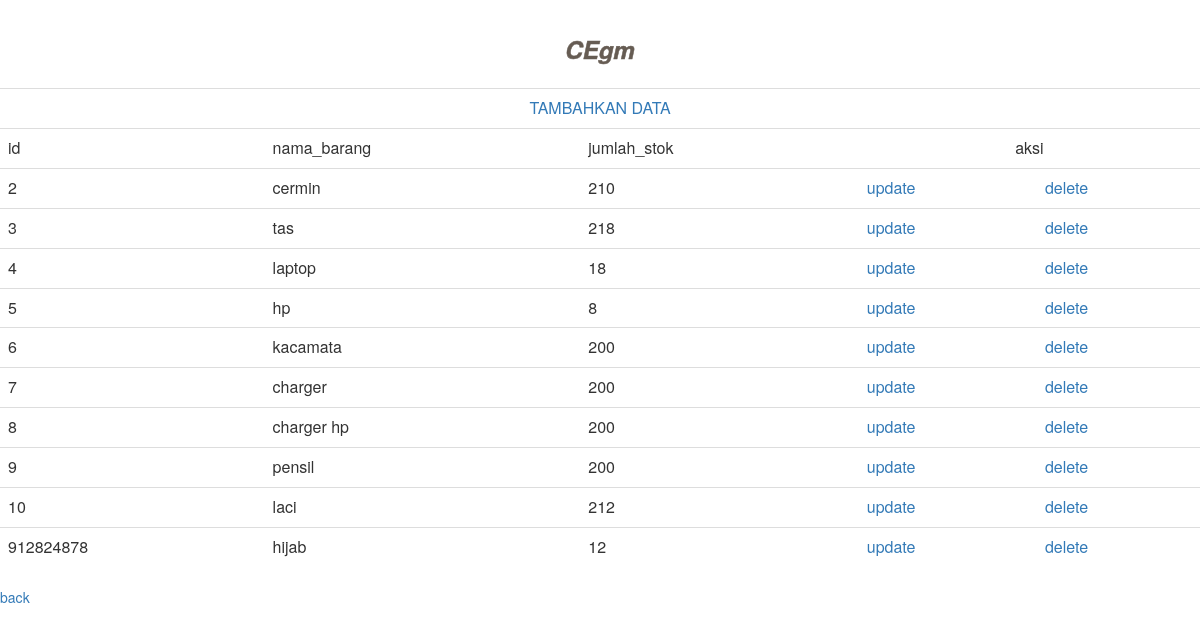
The app's page /stok.php with its own data.
### tables this page shows
CREATE TABLE `stok` (
  `id` int(11) NOT NULL,
  `nama_barang` varchar(20) DEFAULT NULL,
  `jumlah_stok` int(11) DEFAULT NULL
);

### stok.php (the view, shortened to what this page needs)
<html>
    <link rel="stylesheet" href="https://maxcdn.bootstrapcdn.com/bootstrap/3.4.1/css/bootstrap.min.css">
</head>
<body>
<div>
  <h3>CEgm</h3>
</div>
    <table  border="0" class="table table-hover table-responsive">
      <tr>
    <td colspan="9." align="center"><a href="tambah_stok.php">TAMBAHKAN DATA </a></td></tr>
        <tr>
        <td>id</TD>
        <td>nama_barang</td>
        <td>jumlah_stok</td>
        <td colspan="2" align="center">aksi</td>
        </tr>
        <?php
        include "koneksi.php";
        $data = mysqli_query($koneksi,"SELECT * FROM stok");
        while ($d = mysqli_fetch_array($data)){
        ?>
        <tr>
        <td><?php echo $d['id'];?></TD>
        <td><?php echo $d['nama_barang'];?></TD>
        <td><?php echo $d['jumlah_stok'];?></TD>
        <td><a href="upd_stok.php?update=<?php echo $d['id'];?>">update</td></a>
        <td><a href="delete_stok.php?delete=<?php echo $d['id'];?>">delete</td></a>
        <?php
       } ?>
    </table>
    <a href="dashboard.php">back</a>
</html>

### stok.php (style rules this page uses)
* { box-sizing: border-box; }
body { margin: 0; background-color: white ; }
h3 { padding:16px; text-align: center; color: #665c53; font-style: italic ; font-weight : bold; -webkit-text-stroke-width: 0.5px; -webkit-text-stroke-color: #665c53; }

### records on screen
stok: id "2", nama_barang "cermin", jumlah_stok "210"
stok: id "3", nama_barang "tas", jumlah_stok "218"
stok: id "4", nama_barang "laptop", jumlah_stok "18"
stok: id "5", nama_barang "hp", jumlah_stok "8"
stok: id "6", nama_barang "kacamata", jumlah_stok "200"
stok: id "7", nama_barang "charger", jumlah_stok "200"
stok: id "8", nama_barang "charger hp", jumlah_stok "200"
stok: id "9", nama_barang "pensil", jumlah_stok "200"
stok: id "10", nama_barang "laci", jumlah_stok "212"
stok: id "912824878", nama_barang "hijab", jumlah_stok "12"
